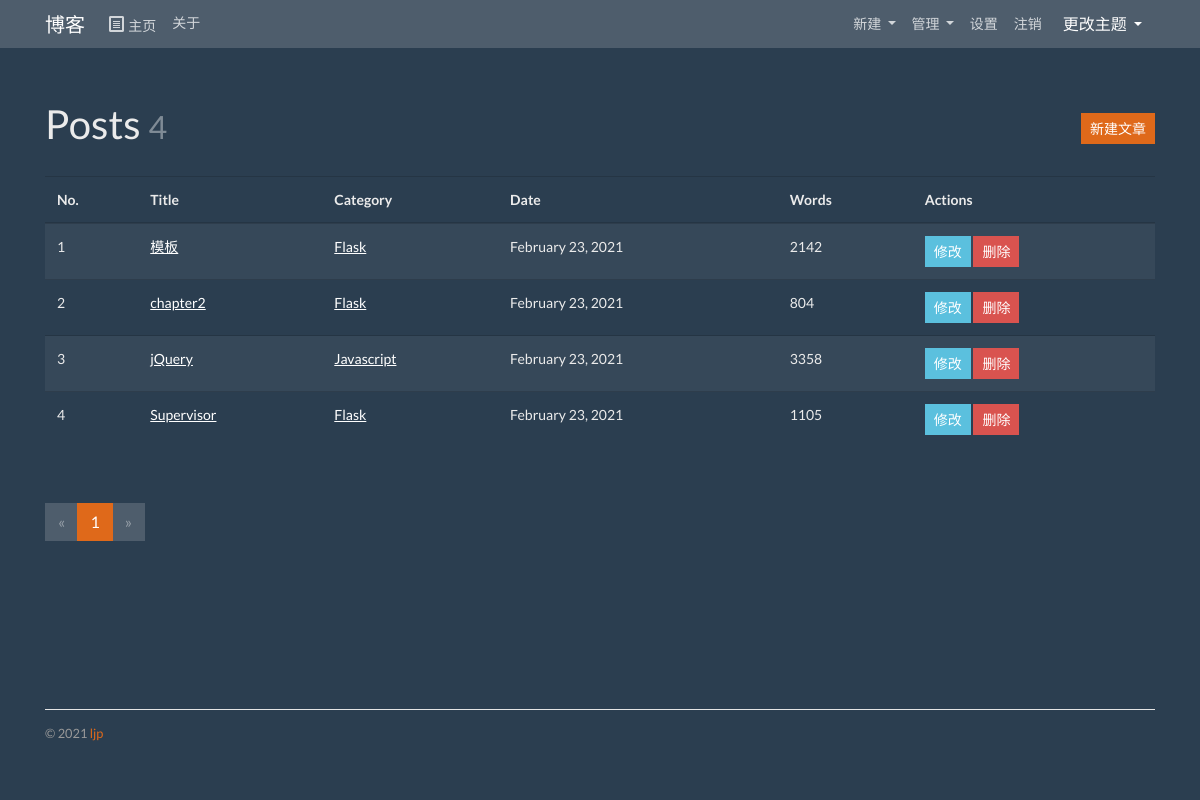
/admin/post/manage (signed in), run on the app's committed database.
### myblog/models.py (models this page shows, shortened)
class Post(db.Model):
    id=db.Column(db.Integer,primary_key=True)
    title=db.Column(db.String(60))
    body=db.Column(db.Text)
    timestamp=db.Column(db.DateTime,default=datetime.utcnow,index=True)
    category_id=db.Column(db.Integer,db.ForeignKey('category.id'))
    category=db.relationship('Category',back_populates='posts')

class Category(db.Model):
    id=db.Column(db.Integer,primary_key=True)
    name=db.Column(db.String(30),unique=True)
    icon=db.Column(db.String(30))
    posts=db.relationship('Post',back_populates='category')

### myblog/blueprints/admin.py (the view)
@admin_bp.route('/post/manage')
@login_required
def manage_post():
    page=request.args.get('page',1,type=int)
    pagination=Post.query.order_by(Post.timestamp.desc()).paginate(
        page,per_page=current_app.config['BLUELOG_MANAGE_POST_PER_PAGE']
    )
    posts=pagination.items
    return render_template('admin/manage_post.html',page=page,pagination=pagination,posts=posts)

### myblog/__init__.py (called while the page is built)
def register_template_context(app):
    @app.context_processor
    def make_template_context():
        admin=Admin.query.first()
        categories=Category.query.order_by(Category.name).all()
        links=Link.query.order_by(Link.name).all()
        return dict(
            admin=admin,categories=categories,
            links=links
        )

def register_request_handlers(app):
    @app.after_request
    def query_profiler(response):
        for q in get_debug_queries():
            if q.duration >= app.config['BLUELOG_SLOW_QUERY_THRESHOLD']:
                app.logger.warning(
                    'Slow query: Duration: %fs\n Context: %s\nQuery: %s\n '
                    % (q.duration, q.context, q.statement)
                )
        return response

### myblog/extensions.py (called while the page is built)
@login_manager.user_loader
def load_user(user_id):
    from myblog.models import Admin
    user=Admin.query.get(int(user_id))
    return user

### myblog/templates/admin/manage_post.html (shortened to what this page needs)
{% extends 'base.html' %}
{% from 'bootstrap/pagination.html' import render_pagination %}
{% block content %}
<div class="page-header">
    <h1>Posts
        <small class="text-muted">{{ pagination.total }}</small>
        <span class="float-right"><a class="btn btn-primary btn-sm"
                                     href="{{ url_for('.new_post') }}">新建文章</a></span>
    </h1>
</div>
{% if posts %}
<table class="table table-striped">
    <thead>
    <tr>
        <th>No.</th>
        <th>Title</th>
        <th>Category</th>
        <th>Date</th>
        <th>Words</th>
        <th>Actions</th>
    </tr>
    </thead>
    {% for post in posts %}
    <tr>
        <td>{{ loop.index + ((page - 1) * config.BLUELOG_MANAGE_POST_PER_PAGE) }}</td>
        <td><a href="{{ url_for('blog.show_post', post_id=post.id) }}">{{ post.title }}</a></td>
        <td><a href="{{ url_for('blog.show_category', category_id=post.category.id) }}">{{ post.category.name }}</a>
        </td>
        <td>{{ moment(post.timestamp).format('LL') }}</td>
        <td>{{ post.body|striptags|length }}</td>
        <td>
            <a class="btn btn-info btn-sm" href="{{ url_for('.edit_post', post_id=post.id) }}">修改</a>
            <form class="inline" method="post"
                  action="{{ url_for('.delete_post', post_id=post.id, next=request.full_path) }}">
                <button type="submit" class="btn btn-danger btn-sm" onclick="return confirm('Are you sure?');">删除
                </button>
            </form>
        </td>
    </tr>
    {% endfor %}
</table>
<div class="page-footer">{{ render_pagination(pagination) }}</div>
{% else %}
<div class="tip"><h5>No posts.</h5></div>
{% endif %}
{% endblock %}

### myblog/static/css/style.css (style rules this page uses)
nav { margin-bottom: 20px; }
.inline { display: inline; }
.page-header { padding-top: 20px; padding-bottom: 20px; }
.page-footer { padding-top: 40px; }
body { display:flex; flex-flow:column; min-height:100vh; }

### data on the page
Post: title "模板", category.name "Flask", timestamp "February 23, 2021", body|length "2142"
Post: title "chapter2", category.name "Flask", timestamp "February 23, 2021", body|length "804"
Post: title "jQuery", category.name "Javascript", timestamp "February 23, 2021", body|length "3358"
Post: title "Supervisor", category.name "Flask", timestamp "February 23, 2021", body|length "1105"

### other printed values
{{ render_nav_item('admin.settings', '设置') }} "设置"
{{ pagination.total }} "4"
{{ render_pagination(pagination) }} "« 1 »"
